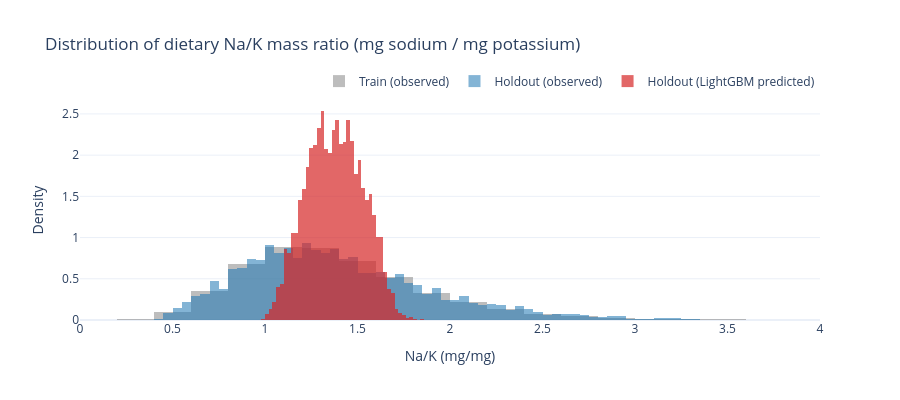

The notebook cell saved with this chart:
### Markdown cell above
## Figure 1 — Distribution of Na/K ratio (train vs holdout, observed; holdout predicted)

### Code cell
train = pooled[pooled['CYCLE'].isin(['2007-2008','2009-2010','2011-2012','2013-2014','2015-2016'])
               & pooled['NAK_RATIO'].notna()]

fig1 = go.Figure()
fig1.add_trace(go.Histogram(x=train['NAK_RATIO'], name='Train (observed)',
                            opacity=0.55, nbinsx=80,
                            histnorm='probability density', marker_color='#888'))
fig1.add_trace(go.Histogram(x=pred['NAK_RATIO'], name='Holdout (observed)',
                            opacity=0.55, nbinsx=80,
                            histnorm='probability density', marker_color='#1f77b4'))
fig1.add_trace(go.Histogram(x=pred['pred_lgbm'], name='Holdout (LightGBM predicted)',
                            opacity=0.7, nbinsx=80,
                            histnorm='probability density', marker_color='#d62728'))
fig1.update_layout(
    barmode='overlay',
    title='Distribution of dietary Na/K mass ratio (mg sodium / mg potassium)',
    xaxis_title='Na/K (mg/mg)', yaxis_title='Density', height=400,
    legend=dict(orientation='h', yanchor='bottom', y=1.02, xanchor='right', x=1),
)
fig1.update_xaxes(range=[0, 4])
fig1.show()

### Figure 1 — Plotly figure (JSON) as saved in the notebook; plotly's stock layout.template omitted (floating-point values rounded to 4 significant figures; data arrays with more than 128 entries replaced by an {"elided": "..."} marker saying what was removed)
{"data": [{"histnorm": "probability density", "marker": {"color": "#888"}, "name": "Train (observed)", "nbinsx": 80, "opacity": 0.55, "type": "histogram", "x": {"elided": "26047 float values"}}, {"histnorm": "probability density", "marker": {"color": "#1f77b4"}, "name": "Holdout (observed)", "nbinsx": 80, "opacity": 0.55, "type": "histogram", "x": {"elided": "4674 float values"}}, {"histnorm": "probability density", "marker": {"color": "#d62728"}, "name": "Holdout (LightGBM predicted)", "nbinsx": 80, "opacity": 0.7, "type": "histogram", "x": {"elided": "4674 float values"}}], "layout": {"barmode": "overlay", "height": 400, "legend": {"orientation": "h", "x": 1, "xanchor": "right", "y": 1.02, "yanchor": "bottom"}, "title": {"text": "Distribution of dietary Na/K mass ratio (mg sodium / mg potassium)"}, "xaxis": {"range": [0, 4], "title": {"text": "Na/K (mg/mg)"}}, "yaxis": {"title": {"text": "Density"}}}}
